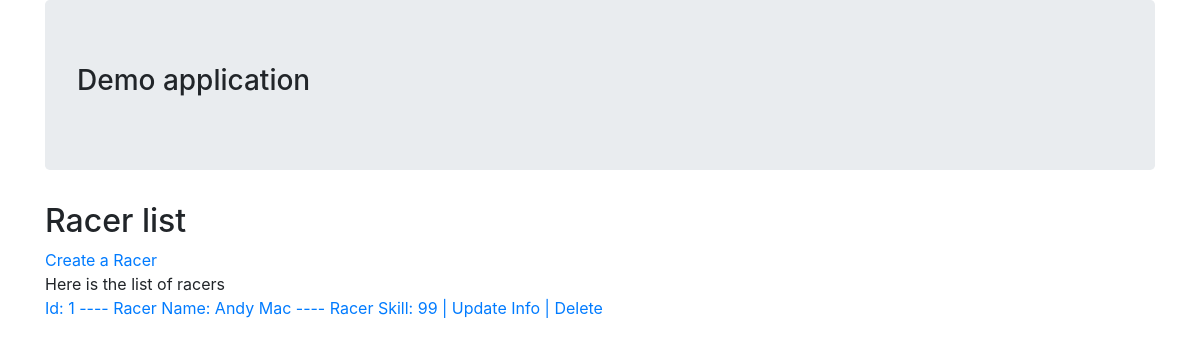
The page /racer_list_generic on the database as committed earlier.
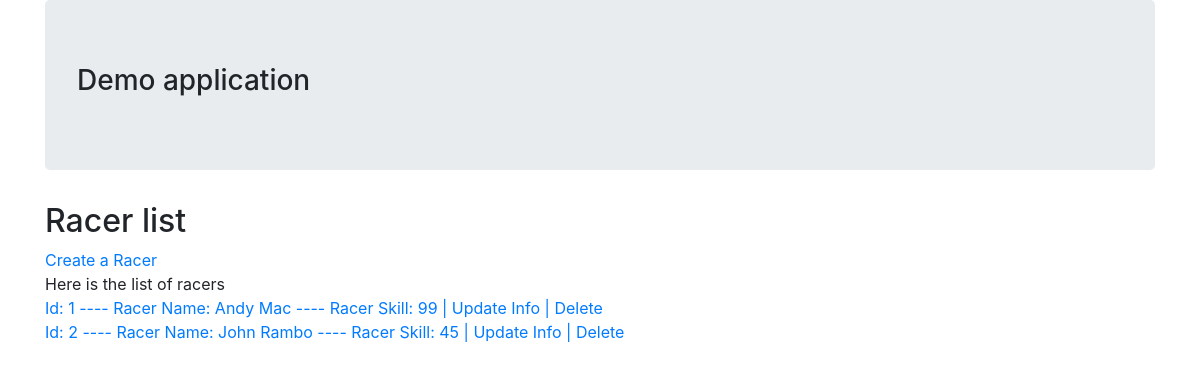
The same page on the database as committed later.
### demo_app/models.py (models this page shows, shortened)
class Racer(models.Model):
    name = models.CharField(max_length=200)
    skill = models.CharField(max_length=200)

### demo_app/views.py (the view)
# urls.py: path('racer_list_generic', views.RacerListView.as_view(), name='racer_list2'),
class RacerListView(generic.ListView):
    queryset = models.Racer.objects.all()
    template_name = 'racer_list_generic.html'
    context_object_name = 'racers2'

### demo_app/templates/racer_list_generic.html (shortened to what this page needs)
{% extends 'base.html' %}
{% block content %}
<h2>Racer list</h2>
<div>
    <a href="{% url 'racer_create' %}">Create a Racer</a>
</div>
<div>Here is the list of racers</div>
    {% for r in racers2 %}
        <div>
            <a href="{% url 'racer_detail' r.id %}">
                Id: {{r.id}} ---- Racer Name: {{r.name}} ---- Racer Skill: {{r.skill}}
            </a>
            <a href="{% url 'racer_update' r.id %}">| Update Info </a>
            <a href="{% url 'racer_delete' r.id %}">| Delete</a>
        </div>
    {% endfor %}
{% endblock %}

Rows that differ between the two databases and show on the page:
added Racer: id "2", name "John Rambo", skill "45"
